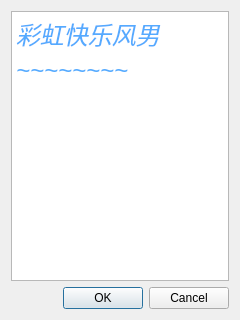
<?xml version="1.0" encoding="UTF-8"?>
<ui version="4.0">
 <class>About_Us</class>
 <widget class="QDialog" name="About_Us">
  <property name="geometry">
   <rect>
    <x>0</x>
    <y>0</y>
    <width>240</width>
    <height>320</height>
   </rect>
  </property>
  <property name="windowTitle">
   <string>Dialog</string>
  </property>
  <layout class="QGridLayout" name="gridLayout">
   <item row="1" column="0">
    <widget class="QDialogButtonBox" name="buttonBox">
     <property name="orientation">
      <enum>Qt::Horizontal</enum>
     </property>
     <property name="standardButtons">
      <set>QDialogButtonBox::Cancel|QDialogButtonBox::Ok</set>
     </property>
    </widget>
   </item>
   <item row="0" column="0">
    <widget class="QTextBrowser" name="textBrowser">
     <property name="html">
      <string>&lt;!DOCTYPE HTML PUBLIC &quot;-//W3C//DTD HTML 4.0//EN&quot; &quot;http://www.w3.org/TR/REC-html40/strict.dtd&quot;&gt;
&lt;html&gt;&lt;head&gt;&lt;meta name=&quot;qrichtext&quot; content=&quot;1&quot; /&gt;&lt;style type=&quot;text/css&quot;&gt;
p, li { white-space: pre-wrap; }
&lt;/style&gt;&lt;/head&gt;&lt;body style=&quot; font-family:'SimSun'; font-size:9pt; font-weight:400; font-style:normal;&quot;&gt;
&lt;p style=&quot; margin-top:0px; margin-bottom:0px; margin-left:0px; margin-right:0px; -qt-block-indent:0; text-indent:0px;&quot;&gt;&lt;span style=&quot; font-family:'SimSun'; font-size:18pt; font-style:italic; color:#55aaff;&quot;&gt;彩虹快乐风男~~~~~~~~&lt;/span&gt;&lt;/p&gt;
&lt;p style=&quot;-qt-paragraph-type:empty; margin-top:0px; margin-bottom:0px; margin-left:0px; margin-right:0px; -qt-block-indent:0; text-indent:0px; font-family:'SimSun';&quot;&gt;&lt;br /&gt;&lt;/p&gt;&lt;/body&gt;&lt;/html&gt;</string>
     </property>
    </widget>
   </item>
  </layout>
 </widget>
 <resources/>
 <connections>
  <connection>
   <sender>buttonBox</sender>
   <signal>accepted()</signal>
   <receiver>About_Us</receiver>
   <slot>accept()</slot>
   <hints>
    <hint type="sourcelabel">
     <x>248</x>
     <y>254</y>
    </hint>
    <hint type="destinationlabel">
     <x>157</x>
     <y>274</y>
    </hint>
   </hints>
  </connection>
  <connection>
   <sender>buttonBox</sender>
   <signal>rejected()</signal>
   <receiver>About_Us</receiver>
   <slot>reject()</slot>
   <hints>
    <hint type="sourcelabel">
     <x>316</x>
     <y>260</y>
    </hint>
    <hint type="destinationlabel">
     <x>286</x>
     <y>274</y>
    </hint>
   </hints>
  </connection>
 </connections>
</ui>
